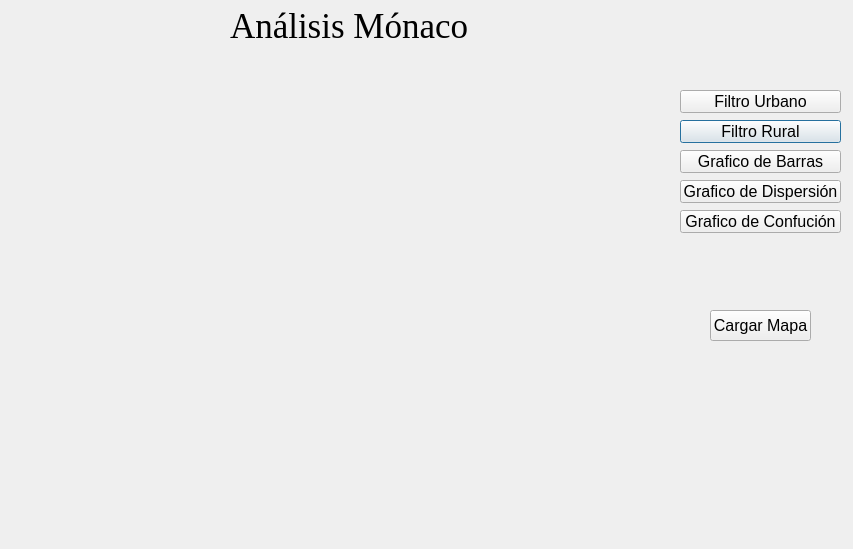
<?xml version="1.0" encoding="UTF-8"?>
<ui version="4.0">
 <class>ventana</class>
 <widget class="QDialog" name="ventana">
  <property name="geometry">
   <rect>
    <x>0</x>
    <y>0</y>
    <width>853</width>
    <height>549</height>
   </rect>
  </property>
  <property name="windowTitle">
   <string>Clasificación del suelo Mónaco</string>
  </property>
  <property name="windowIcon">
   <iconset resource="icono.qrc">
    <normaloff>:/icono/img/icon.ico</normaloff>:/icono/img/icon.ico</iconset>
  </property>
  <property name="windowOpacity">
   <double>1.000000000000000</double>
  </property>
  <widget class="QPushButton" name="filtroRural">
   <property name="geometry">
    <rect>
     <x>680</x>
     <y>120</y>
     <width>161</width>
     <height>23</height>
    </rect>
   </property>
   <property name="font">
    <font>
     <pointsize>12</pointsize>
    </font>
   </property>
   <property name="text">
    <string>Filtro Rural</string>
   </property>
  </widget>
  <widget class="QPushButton" name="filtroUrbano">
   <property name="geometry">
    <rect>
     <x>680</x>
     <y>90</y>
     <width>161</width>
     <height>23</height>
    </rect>
   </property>
   <property name="font">
    <font>
     <pointsize>12</pointsize>
    </font>
   </property>
   <property name="text">
    <string>Filtro Urbano</string>
   </property>
  </widget>
  <widget class="QPushButton" name="graficoDeBarras">
   <property name="geometry">
    <rect>
     <x>680</x>
     <y>150</y>
     <width>161</width>
     <height>23</height>
    </rect>
   </property>
   <property name="font">
    <font>
     <pointsize>12</pointsize>
    </font>
   </property>
   <property name="text">
    <string>Grafico de Barras</string>
   </property>
  </widget>
  <widget class="QPushButton" name="graficoDeDispercion">
   <property name="geometry">
    <rect>
     <x>680</x>
     <y>180</y>
     <width>161</width>
     <height>23</height>
    </rect>
   </property>
   <property name="font">
    <font>
     <pointsize>12</pointsize>
    </font>
   </property>
   <property name="text">
    <string>Grafico de Dispersión</string>
   </property>
  </widget>
  <widget class="QPushButton" name="cargarMapa">
   <property name="geometry">
    <rect>
     <x>710</x>
     <y>310</y>
     <width>101</width>
     <height>31</height>
    </rect>
   </property>
   <property name="font">
    <font>
     <pointsize>12</pointsize>
    </font>
   </property>
   <property name="text">
    <string>Cargar Mapa</string>
   </property>
  </widget>
  <widget class="QPushButton" name="graficoDeConfucion">
   <property name="geometry">
    <rect>
     <x>680</x>
     <y>210</y>
     <width>161</width>
     <height>23</height>
    </rect>
   </property>
   <property name="font">
    <font>
     <pointsize>12</pointsize>
    </font>
   </property>
   <property name="text">
    <string>Grafico de Confución</string>
   </property>
  </widget>
  <widget class="QLabel" name="title">
   <property name="geometry">
    <rect>
     <x>230</x>
     <y>10</y>
     <width>251</width>
     <height>31</height>
    </rect>
   </property>
   <property name="font">
    <font>
     <family>Times New Roman</family>
     <pointsize>26</pointsize>
    </font>
   </property>
   <property name="text">
    <string>Análisis Mónaco</string>
   </property>
  </widget>
  <widget class="QLabel" name="labelUrbano">
   <property name="geometry">
    <rect>
     <x>16</x>
     <y>62</y>
     <width>641</width>
     <height>451</height>
    </rect>
   </property>
   <property name="styleSheet">
    <string notr="true">border-image: url(:/imagen/img/b5.tif);</string>
   </property>
   <property name="text">
    <string/>
   </property>
   <property name="textFormat">
    <enum>Qt::AutoText</enum>
   </property>
  </widget>
  <widget class="QLabel" name="labelRural">
   <property name="geometry">
    <rect>
     <x>16</x>
     <y>62</y>
     <width>641</width>
     <height>451</height>
    </rect>
   </property>
   <property name="styleSheet">
    <string notr="true">border-image: url(:/imagen/img/b4.tif);</string>
   </property>
   <property name="text">
    <string/>
   </property>
  </widget>
  <widget class="QLabel" name="labelBarras">
   <property name="geometry">
    <rect>
     <x>16</x>
     <y>62</y>
     <width>641</width>
     <height>451</height>
    </rect>
   </property>
   <property name="styleSheet">
    <string notr="true">border-image: url(:/graficoBarras/img/graficoBarras.png);</string>
   </property>
   <property name="text">
    <string/>
   </property>
  </widget>
 </widget>
 <resources>
  <include location="mapa.qrc"/>
  <include location="mapa1.qrc"/>
  <include location="graficoDispercion.qrc"/>
  <include location="bandaSobreBanda.qrc"/>
  <include location="graficoBarras.qrc"/>
  <include location="icono.qrc"/>
 </resources>
 <connections/>
</ui>
